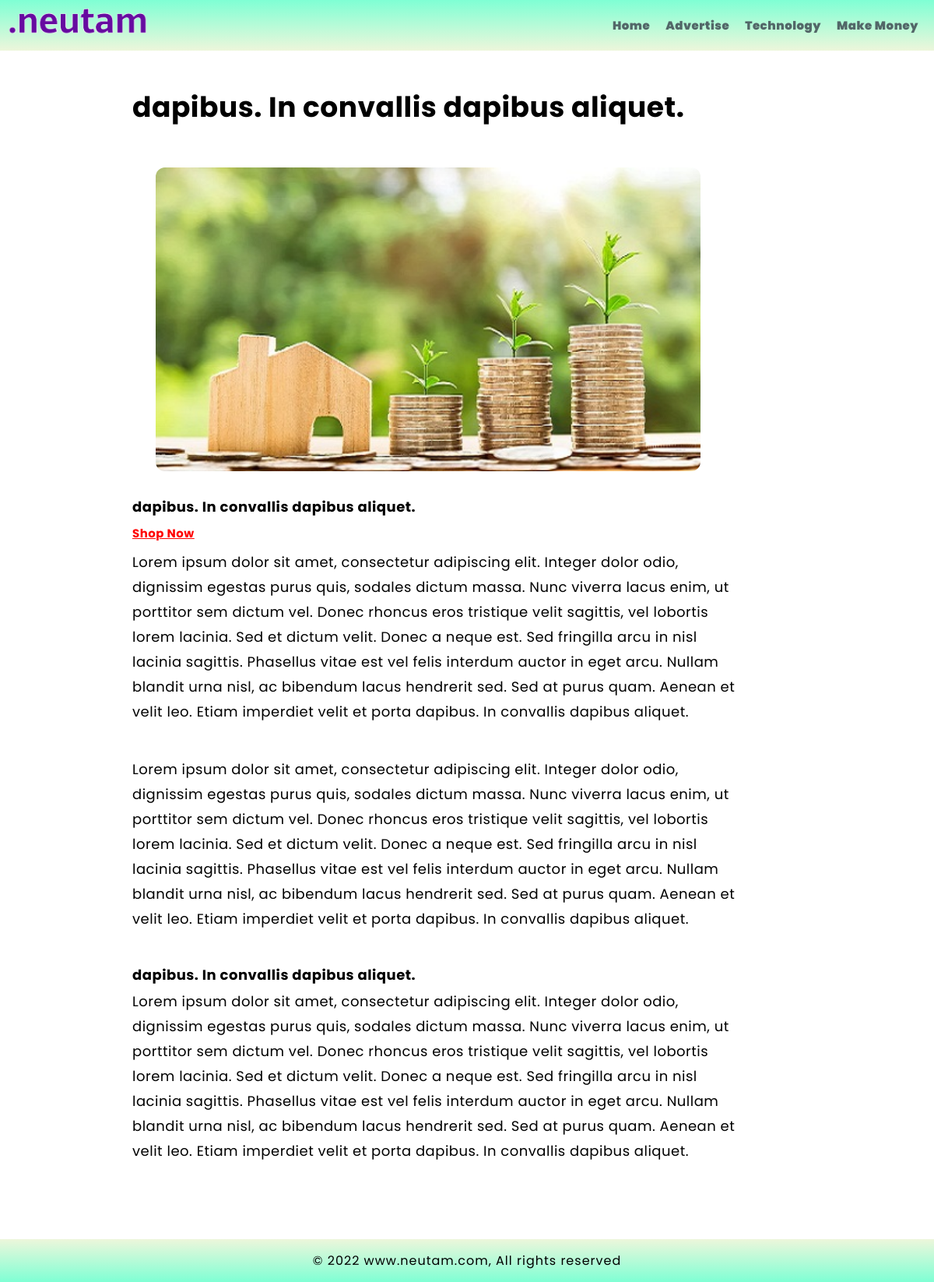
The app's page /mdes/2/ with its own data.
### blogpost/models.py (models this page shows)
class Makemoney(models.Model):
    title = models.CharField(max_length=500)
    photo = models.ImageField(upload_to="myimage")
    date = models.DateTimeField(auto_now_add=True)
    website = models.URLField(max_length=50,blank=True)
    webname = models.CharField(max_length=50,blank=True)
    desc = models.TextField(max_length=2500)
    subtitleone = models.CharField(max_length=500,blank=True)
    subphotoone = models.ImageField(upload_to="myimage",blank=True)
    subdescone = models.TextField(max_length=2500,blank=True)
    subtitletwo = models.CharField(max_length=500,blank=True)
    subphototwo = models.ImageField(upload_to="myimage",blank=True)
    subdesctwo = models.TextField(max_length=2500,blank=True)
    subtitlethree = models.CharField(max_length=500,blank=True)
    subphotothree = models.ImageField(upload_to="myimage",blank=True)
    subdescthree = models.TextField(max_length=2500,blank=True)

### blogpost/views.py (the view)
# urls.py: path('mdes/<int:id>/', views.make_desc, name='make-desc'),
def make_desc(request, id):
    pi = Makemoney.objects.get(pk=id)
    return render(request, 'blogpost/make-desc.html', {'pi':pi})

### blogpost/templates/blogpost/make-desc.html (shortened to what this page needs)
{% extends 'blogpost/base.html'%}
{% load static %}
{% block content %}
<div class="desc_man_box">
        <div class="desc_heading_con">
            <h1>{{pi.title}}</h1>
        </div>
        <div class="desc_head_con_img">
            <img src="{{pi.photo.url}}" alt="{{pi.title|truncatewords:10}}" width="100%" height="100%">
        </div>
        <div class="desc_title_con">
            <h4>{{pi.subtitleone}}</h4>
              <h5 class="weblink"><a href="{{pi.website}}">{{pi.webname}}</a></h5>
           <p>{{pi.desc}}</p>
       </div>
        <div class="desc_title_con">
            <p>{{pi.subdescone}}</p>
        </div>
        <div class="desc_title_con">
            <h4>{{pi.subtitletwo}}</h4>
            <p>{{pi.subdesctwo}}</p>
        </div>
        <div class="desc_title_con">
        </div>
</div>
{% endblock content %}

### blogpost/static/blogpost/css/style.css (style rules this page uses)
* { margin: 0; padding: 0; box-sizing: border-box; }
body { padding: 0; font-family: 'Inter', sans-serif; font-family: 'Poppins', sans-serif; letter-spacing: 0.5px; }
a { color: rgba(63, 75, 83, 0.842); text-decoration: none; }
.weblink { margin: 10px 0px; }
.weblink a { width: auto; padding: 3px 0; color: red !important; border: 0px solid black; border-radius: 6px; text-decoration: underline; }
@media screen and (max-width:1368px) { .desc_man_box { width: 820px; height: auto; border: 0px solid black; margin: 45px 50px; font-size: 18px; } }
@media screen and (max-width:1368px) { .desc_man_box h1 { margin-left: 20px; } }
@media screen and (max-width:1368px) { .desc_head_con_img { width: 700px; height: 390px; border: 0px solid rgb(76, 76, 238); border-radius: 12px; margin: 50px 30px 0px 50px; padding: 0.1px; } }
@media screen and (max-width:1368px) { .desc_head_con_img img { border-radius: 12px; } }
@media screen and (max-width:1368px) { .desc_title_con { width: auto; height: auto; border: 0px solid red; padding: 0px 20px 10px 20px; margin-top: 32px; } }
@media screen and (max-width:1368px) { .desc_title_con p { line-height: 32px; } }
@media screen and (max-width:1368px) { .desc_title_con h4 { width: 520px; height: auto; border: 0px solid black; margin-bottom: 5px; } }
@media screen and (max-width:1210px) { body { margin: 0; padding: 0; font-family: 'Inter', sans-serif; font-family: 'Poppins', sans-serif; letter-spacing: 0.5px; } }

### records on screen
Makemoney: title "dapibus. In convallis dapibus aliquet.", photo (picture), subtitleone "dapibus. In convallis dapibus aliquet.", webname "Shop Now", desc "Lorem ipsum dolor sit amet, consectetur adipiscing elit. Integer dolor odio, dignissim egestas purus quis, sodales dictum massa. Nunc viverra lacus enim, ut porttitor sem dictum vel. Donec rhoncus eros tristique velit sagittis, vel lobortis lorem lacinia. Sed et dictum velit. Donec a neque est. Sed fringilla arcu in nisl lacinia sagittis. Phasellus vitae est vel felis interdum auctor in eget arcu. Nullam blandit urna nisl, ac bibendum lacus hendrerit sed. Sed at purus quam. Aenean et velit leo. Etiam imperdiet velit et porta dapibus. In convallis dapibus aliquet.", subdescone "Lorem ipsum dolor sit amet, consectetur adipiscing elit. Integer dolor odio, dignissim egestas purus quis, sodales dictum massa. Nunc viverra lacus enim, ut porttitor sem dictum vel. Donec rhoncus eros tristique velit sagittis, vel lobortis lorem lacinia. Sed et dictum velit. Donec a neque est. Sed fringilla arcu in nisl lacinia sagittis. Phasellus vitae est vel felis interdum auctor in eget arcu. Nullam blandit urna nisl, ac bibendum lacus hendrerit sed. Sed at purus quam. Aenean et velit leo. Etiam imperdiet velit et porta dapibus. In convallis dapibus aliquet.", subtitletwo "dapibus. In convallis dapibus aliquet.", subdesctwo "Lorem ipsum dolor sit amet, consectetur adipiscing elit. Integer dolor odio, dignissim egestas purus quis, sodales dictum massa. Nunc viverra lacus enim, ut porttitor sem dictum vel. Donec rhoncus eros tristique velit sagittis, vel lobortis lorem lacinia. Sed et dictum velit. Donec a neque est. Sed fringilla arcu in nisl lacinia sagittis. Phasellus vitae est vel felis interdum auctor in eget arcu. Nullam blandit urna nisl, ac bibendum lacus hendrerit sed. Sed at purus quam. Aenean et velit leo. Etiam imperdiet velit et porta dapibus. In convallis dapibus aliquet."
